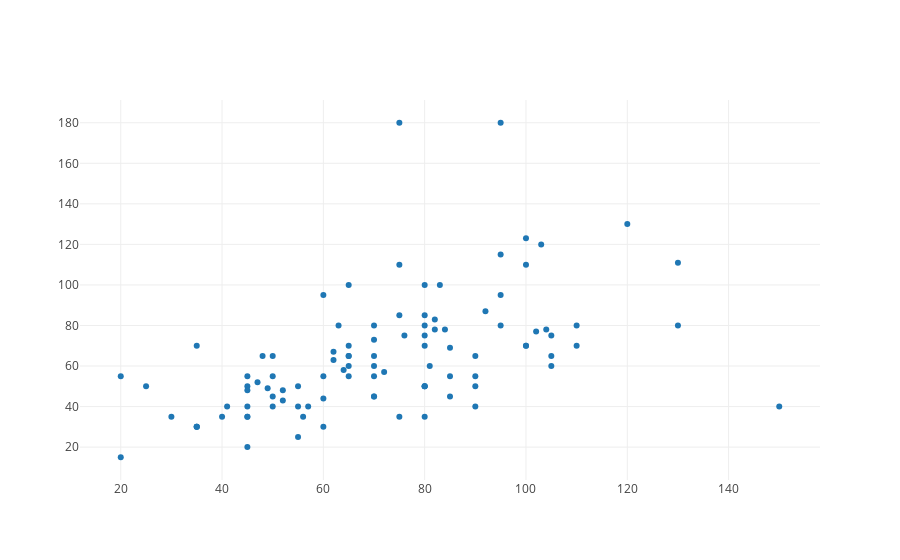

Notebook cell for this chart:
### Code cell
iplot([
    go.Scatter(
        x=pokemon_data.head(100)['Attack'],
        y=pokemon_data.head(100)['Defense'],
        mode='markers')
])

### Figure 1 — Plotly figure (JSON) as saved in the notebook; plotly's stock layout.template omitted (floating-point values rounded to 4 significant figures)
{"data": [{"mode": "markers", "type": "scatter", "uid": "52956d46-a216-4c40-9a26-d6bbe41bab25", "x": [49, 62, 82, 100, 52, 64, 84, 130, 104, 48, 63, 83, 103, 30, 20, 45, 35, 25, 90, 150, 45, 60, 80, 80, 56, 81, 60, 90, 60, 85, 55, 90, 75, 100, 47, 62, 92, 57, 72, 102, 45, 70, 41, 76, 45, 70, 45, 80, 50, 65, 80, 70, 95, 55, 65, 55, 80, 45, 70, 52, 82, 80, 105, 70, 110, 50, 65, 95, 20, 35, 50, 50, 80, 100, 130, 75, 90, 105, 40, 70, 80, 95, 120, 85, 100, 65, 75, 75, 35, 60, 65, 85, 110, 45, 70, 80, 105, 65, 95, 35], "y": [49, 63, 83, 123, 43, 58, 78, 111, 78, 65, 80, 100, 120, 35, 55, 50, 30, 50, 40, 40, 40, 55, 75, 80, 35, 60, 30, 65, 44, 69, 40, 55, 85, 110, 52, 67, 87, 40, 57, 77, 48, 73, 40, 75, 20, 45, 35, 70, 55, 70, 85, 55, 80, 50, 60, 25, 50, 35, 60, 48, 78, 35, 60, 45, 80, 40, 65, 95, 15, 30, 45, 65, 50, 70, 80, 35, 50, 65, 35, 65, 100, 115, 130, 55, 70, 65, 110, 180, 70, 95, 55, 45, 70, 55, 80, 50, 75, 100, 180, 30]}], "layout": {}}
